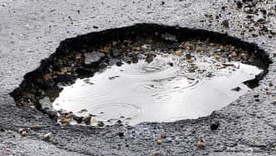
#> input picture Pothole-GO-python/RandomEdgeDetections/rsz_pothole1.jpg, 276 x 156 px
$ python vectorization_test1.py
#> lines starting #> are read from the running program, lines starting #| are printed output that depends on the picture
from scipy import misc
from skimage import io
from skimage import color
from skimage import measure
import matplotlib.pyplot as plt
from skimage.draw import ellipse
from skimage.measure import find_contours, approximate_polygon, subdivide_polygon
import cv2

img = io.imread('rsz_pothole1.jpg')  # read image
#> img is the input picture: shape (156, 276, 3); mean R, G, B 140.2, 138.8, 141.6
gray_img = color.colorconv.rgb2gray(img)  # convert to grayscale

contours = measure.find_contours(gray_img, 0.25)
#> contours = 458 items
for n, contour in enumerate(contours):
    plt.plot(contour[:, 1], contour[:, 0], linewidth=2)
#> this loop made 458 passes
#> contour on passes 1, 8, 12: [[0, 179.7], [0.15, 180], [0, 180.7]], [[0, 263.9], [0.0502, 264], [0, 264.1]], [[5.44, 275], [6, 274.6], [7, 275], [7.08, 275]]

contour = contours[0]
#> contour = [[0, 179.7], [0.15, 180], [0, 180.7]]
new_s = contour.copy()
#> new_s = [[0, 179.7], [0.15, 180], [0, 180.7]]
appr_s = approximate_polygon(new_s, tolerance=0.7)
#> appr_s = [[0, 179.7], [0, 180.7]]

fig, (ax1, ax2) = plt.subplots(ncols=2, figsize=(8, 8))
ax2.plot(contour[:, 0], contour[:, 1])
ax1.plot(appr_s[:, 0], appr_s[:, 1])
plt.show()
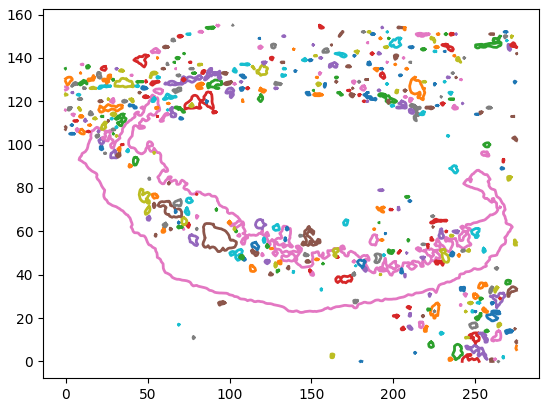
#> figure drawn by matplotlib, 1 panel
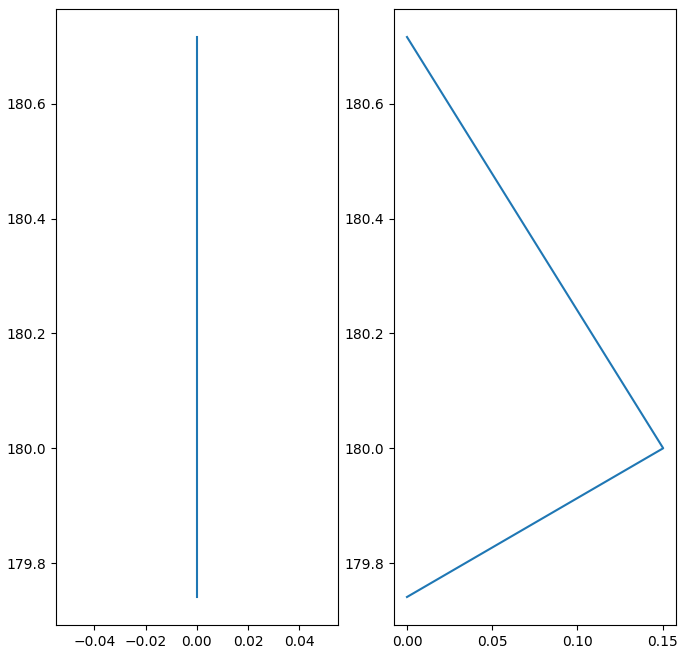
#> figure drawn by matplotlib, 2 panels
cv2.imshow('orginal', img)
cv2.waitKey(0)

$ run again, with Pothole-GO-python/RandomEdgeDetections/1_pothole.jpg copied over Pothole-GO-python/RandomEdgeDetections/rsz_pothole1.jpg
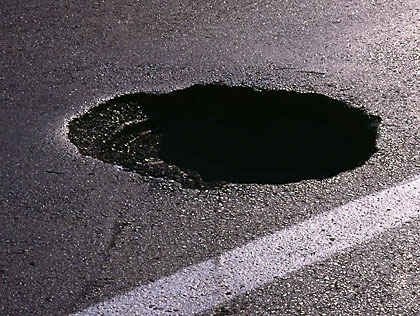
#> input picture Pothole-GO-python/RandomEdgeDetections/1_pothole.jpg, 420 x 316 px
#> img is the input picture: shape (316, 420, 3); mean R, G, B 95.1, 89, 93.3
#> contours = 4390 items
#> the loop `for n, contour in enumerate(contours):` made 4390 passes
#> contour on passes 1, 2, 11: [[0, 1.04], [0.0786, 1], [0, 0.965]], [[0, 7.6], [0.49, 7], [0, 6.07]], [[0, 48.15], [0.399, 49], [0.375, 50], [0, 50.42]]
#> `contour = contours[0]`: contour = [[0, 1.04], [0.0786, 1], [0, 0.965]]
#> appr_s = [[0, 1.04], [0, 0.965]]
#> `plt.show()`:
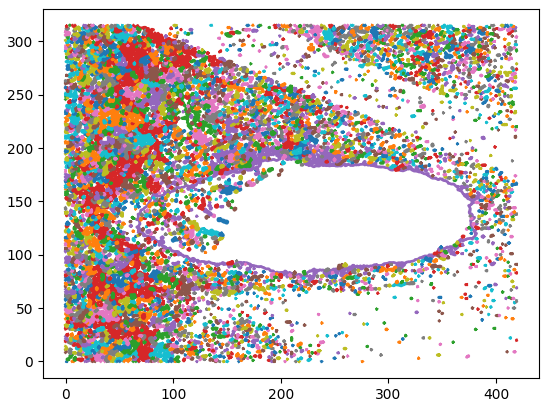
#> figure drawn by matplotlib, 1 panel
#> `plt.show()`:
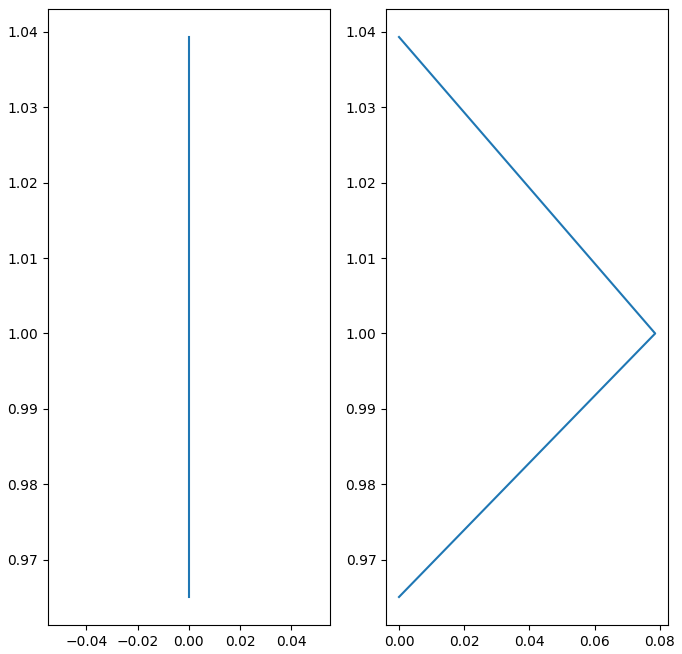
#> figure drawn by matplotlib, 2 panels
